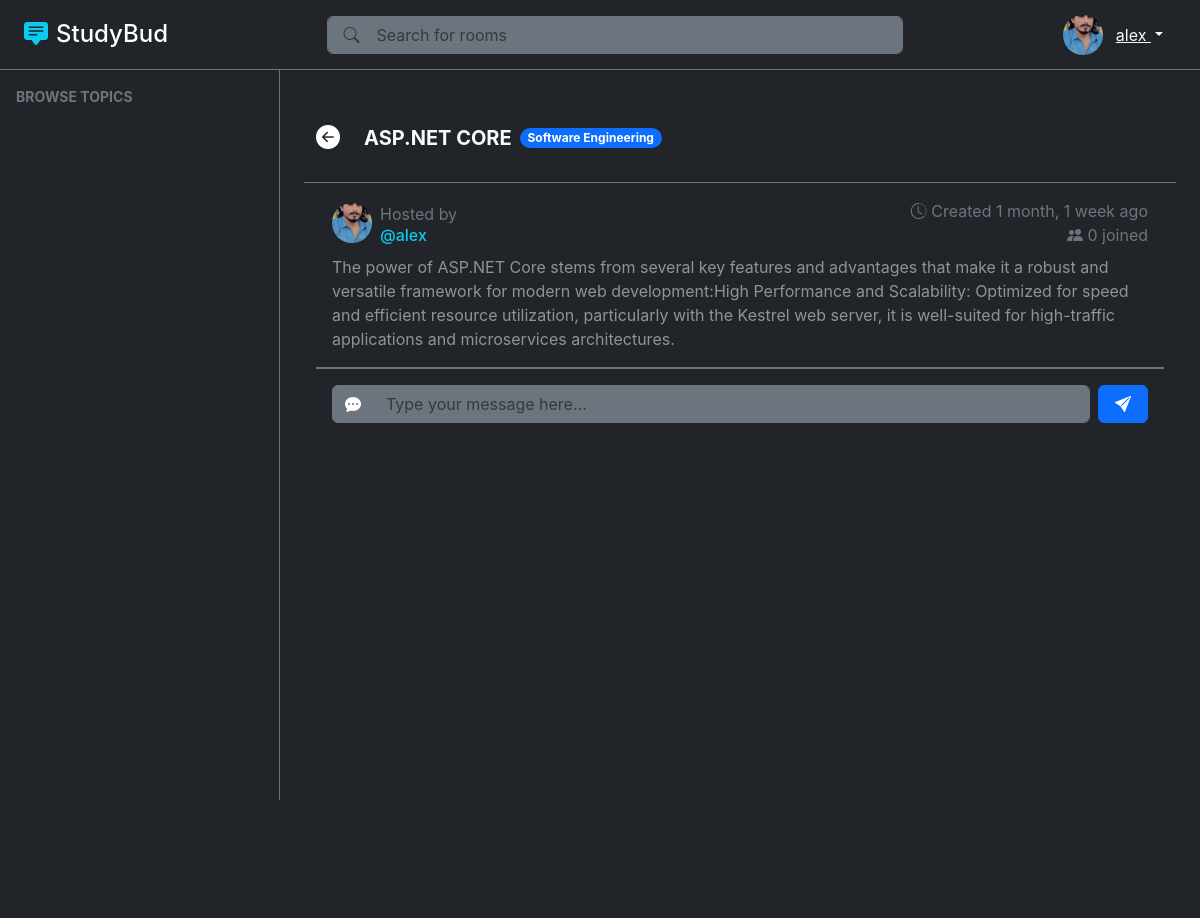
/room/2/ (signed in), run on an earlier commit of the app's database.
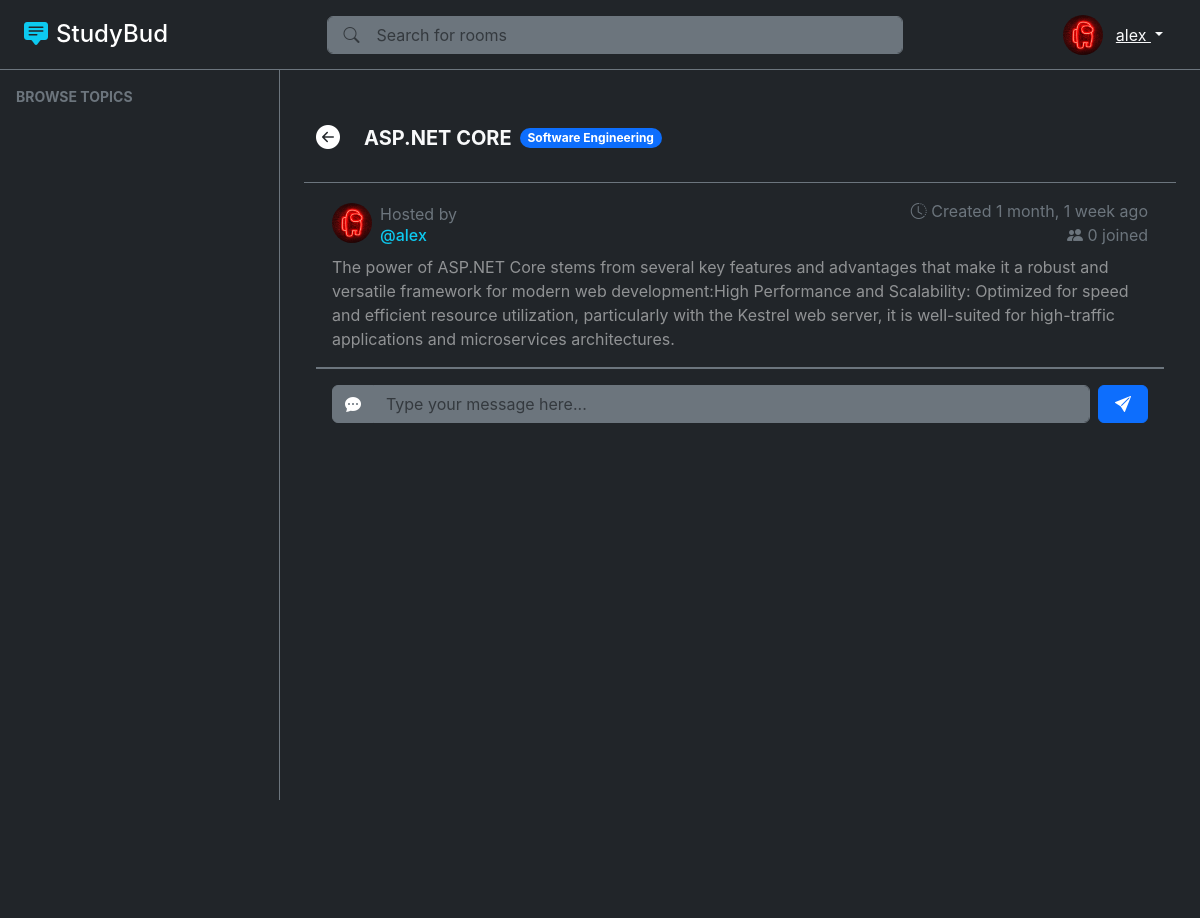
And on a later commit of the database.
### base/models.py (models this page shows, shortened)
class User(AbstractUser):
    username = None
    name = models.CharField(max_length=200, null=True, blank=True)
    email = models.EmailField(unique=True, null=True, blank=True)
    bio = models.TextField(null=True, blank=True)
    avatar = models.ImageField(null=True, blank=True, default='static/uploads/avatar.svg', upload_to='static/uploads/')
    USERNAME_FIELD = 'email'
    REQUIRED_FIELDS = []

class Room(models.Model):
    host = models.ForeignKey(User, on_delete=models.SET_NULL, null=True)
    topic = models.ForeignKey(Topic, on_delete=models.SET_NULL, null=True)
    name = models.CharField(max_length=200)
    description = models.TextField(blank=True, null=True)
    participants = models.ManyToManyField(User, related_name='participants', blank=True)
    updated_at = models.DateTimeField(auto_now=True)
    created_at = models.DateTimeField(auto_now_add=True)
    class Meta:
        ordering = ['-updated_at', '-created_at']

class Topic(models.Model):
    name = models.CharField(max_length=200)

### base/views.py (the view, shortened to what this page needs)
# urls.py: path('room/<str:pk>/', views.getRoom),
def room(request, pk):
    room = Room.objects.get(id=pk)
    room_messages = room.message_set.all()
    participants = room.participants.all()
    context = {'room': room, 'room_messages': room_messages, 'participants': participants}
    return render(request, 'base/room.html', context)

### base/templates/base/room.html (shortened to what this page needs)
{% extends "layout.html" %}
{% block content %}
<div class="container-fluid d-flex flex-column min-vh-100 bg-dark relative">
    <div class="row py-3 align-items-center border-bottom border-secondary sticky-top bg-dark" style="height: 89.1px;">
        <div class="col-auto">
            <div onclick="history.back()" class="text-white text-decoration-none" style="cursor: pointer;">
                <i class="bi bi-arrow-left-circle-fill fs-4"></i>
            </div>
        </div>
        <div class="col">
            <div class="d-flex align-items-center">
                <h5 class="mb-0 text-uppercase fw-bold">{{ room.name }}</h5>
                <span class="badge bg-primary rounded-pill ms-2">{{ room.topic.name }}</span>
            </div>
        </div>
    </div>
    <div class="row flex-grow-1 overflow-hidden">
        <div class="d-flex flex-column h-100 ">
            <div class="p-3 border-bottom border-secondary">
                <div class="d-flex align-items-center mb-2">
                    <img src="{{ room.host.avatar.url }}"
                         class="rounded-circle me-2" style="object-fit: cover; width: 40px; height: 40px;" alt="Host Avatar">
                    <div>
                        <p class="mb-0 text-secondary">Hosted by</p>
                        <h6 class="mb-0 text-info">@{{ room.host.name }}</h6>
                    </div>
                    <div class="ms-auto text-end">
                        <p class="mb-0 text-secondary"><i class="bi bi-clock-history"></i> Created {{ room.created_at|timesince }} ago</p>
                        <p class="mb-0 text-secondary"><i class="bi bi-people-fill"></i> {{ room.participants.count }} joined</p>
                    </div>
                </div>
                <p class="mb-0 text-white-50">{{ room.description }}</p>
            </div>
            {% if user.is_authenticated %}
            <div class="p-3 border-top border-secondary mt-auto">
                <form method="POST" action="" class="d-flex gap-2">
                    <div class="input-group">
                        <span class="input-group-text bg-secondary border-secondary text-white">
                            <i class="bi bi-chat-dots-fill"></i>
                        </span>
                        <input type="text" name="body"
                               class="form-control bg-secondary border-secondary text-white"
                               placeholder="Type your message here...">
                    </div>
                    <button type="submit" class="btn btn-primary px-3">
                        <i class="bi bi-send-fill"></i>
                    </button>
                </form>
            </div>
            {% endif %}
            <div class="flex-grow-1 overflow-auto px-3 py-2" id="messageList">
            </div>
        </div>
    </div>
</div>
{% endblock %}

### templates/layout.html (shortened to what this page needs)
{% load static %}
<!DOCTYPE html>
<html lang="en">
<head>
    <link href="https://cdn.jsdelivr.net/npm/bootstrap@5.3.7/dist/css/bootstrap.min.css" rel="stylesheet" />
    <link rel="stylesheet" href="https://cdn.jsdelivr.net/npm/bootstrap-icons@1.11.1/font/bootstrap-icons.css" />
    <link rel="stylesheet" href="{% static 'css/style.css' %}" />
</head>
<body class="bg-dark text-light">
    <header class="top-header bg-dark border-bottom border-secondary fixed-top">
        <div class="container-fluid d-flex align-items-center justify-content-between h-100 px-3 px-md-4">
            <a href="{% url 'rooms' %}" class="text-decoration-none d-flex align-items-center">
                <i class="bi bi-chat-square-text-fill fs-4 me-2 text-info"></i>
                <h4 class="mb-0 text-white">StudyBud</h4>
            </a>
            <div class="search-container w-50 d-none d-md-block">
                <form action="{% url 'rooms' %}" class="position-relative">
                    <i class="bi bi-search position-absolute start-0 top-50 translate-middle-y ms-3 text-muted"></i>
                    <input type="text" name="q"
                           class="form-control bg-secondary text-light border-secondary ps-5"
                           placeholder="Search for rooms" aria-label="Search rooms" />
                </form>
            </div>
            <div class="d-flex align-items-center">
                {% if user.is_authenticated %}
                    <img src="{{user.avatar.url}}"
                         class="rounded-circle img-fluid" style="width: 40px; height: 40px; object-fit: cover;" alt="{{user.name}}'s avatar"/>
                    <div class="dropdown">
                        <button class="btn btn-link text-light dropdown-toggle" type="button" data-bs-toggle="dropdown">
                            {{ user.name }}
                        </button>
                    </div>
                {% else %}
                    <a href="{% url 'user:login' %}" class="btn btn-outline-light me-2"><i class="bi bi-box-arrow-in-right me-1"></i>Login</a>
                    <a href="{% url 'user:register' %}" class="btn btn-outline-light"><i class="bi bi-person-plus me-1"></i>Register</a>
                {% endif %}
            </div>
        </div>
    </header>
    <div class="left-sidebar bg-dark border-end border-secondary p-3" id="leftSidebar">
        <div class="mb-4">
            <div class="text-secondary text-uppercase small fw-bold mb-3">Browse Topics</div>
        </div>
    </div>
    <main class="main-content p-4 bg-dark">
        {% block content %}{% endblock %}
    </main>
</body>
</html>

What changed in the data, as far as the page shows it:
changed User "alex": avatar: a different picture
changed through a linked row, Room "ASP.NET CORE": host.avatar: a different picture
